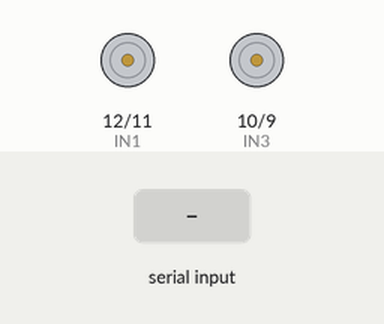
Bench run of a sketch on a simulated Arduino Uno, built with avr-gcc and run on an emulated ATmega328P. On the bench: motor-driver pin pairs drawn as motors (green arrow = first pin HIGH = forward, orange = second pin HIGH = backward, longer = more drive, scaled by the enable pin). The test bench sets the inputs (shaded band).

Above: at 1.2 s.
1.3 s: "F" received over Serial
At 2.0 s:
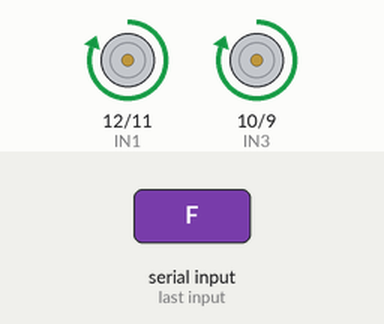
2.8 s: "B" received over Serial
At 3.1 s:
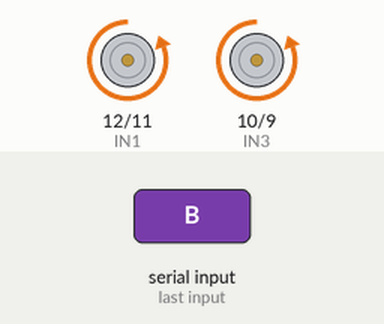
4.3 s: "L" received over Serial
At 5.5 s:
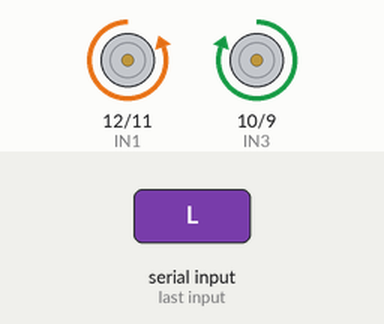
5.8 s: "R" received over Serial
At 6.6 s:
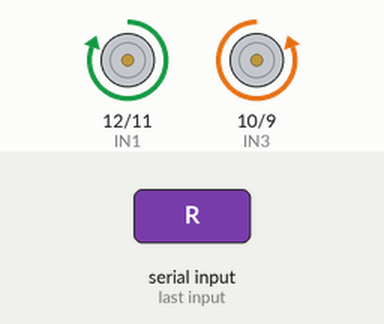
7.3 s: "S" received over Serial
At 7.8 s:
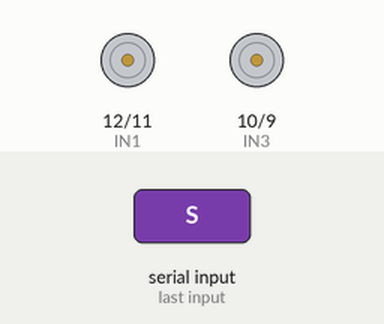
Timing chart, 0 to 9.8 s (numbered marks = the images above; inputs shaded):
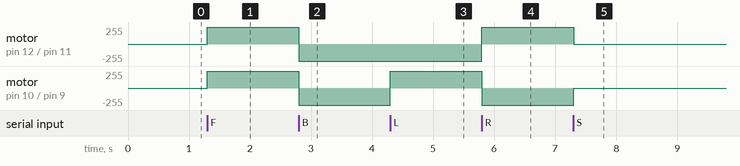

The sketch:

RC_Bluetooth_Car_Code.ino
```cpp
// Motor control pins
#define IN1 12
#define IN2 11
#define IN3 10
#define IN4 9

// ENA and ENB (connect to PWM pins if needed)
#define ENA 6
#define ENB 5

char command;

void setup() {
  // Set all pins as output
  pinMode(IN1, OUTPUT);
  pinMode(IN2, OUTPUT);
  pinMode(IN3, OUTPUT);
  pinMode(IN4, OUTPUT);
  pinMode(ENA, OUTPUT);
  pinMode(ENB, OUTPUT);

  // Set initial motor state to off
  stopMotors();

  // Start serial communication with HC-05
  Serial.begin(9600);
}

void loop() {
  if (Serial.available()) {
    command = Serial.read();

    switch (command) {
      case 'F':
        forward();
        break;
      case 'B':
        backward();
        break;
      case 'L':
        left();
        break;
      case 'R':
        right();
        break;
      case 'S':
        stopMotors();
        break;
    }
  }
}

// Motor control functions
void forward() {
  digitalWrite(IN1, HIGH);
  digitalWrite(IN2, LOW);
  digitalWrite(IN3, HIGH);
  digitalWrite(IN4, LOW);
  analogWrite(ENA, 255);
  analogWrite(ENB, 255);
}

void backward() {
  digitalWrite(IN1, LOW);
  digitalWrite(IN2, HIGH);
  digitalWrite(IN3, LOW);
  digitalWrite(IN4, HIGH);
  analogWrite(ENA, 255);
  analogWrite(ENB, 255);
}

void left() {
  digitalWrite(IN1, LOW);
  digitalWrite(IN2, HIGH);
  digitalWrite(IN3, HIGH);
  digitalWrite(IN4, LOW);
  analogWrite(ENA, 255);
  analogWrite(ENB, 255);
}

void right() {
  digitalWrite(IN1, HIGH);
  digitalWrite(IN2, LOW);
  digitalWrite(IN3, LOW);
  digitalWrite(IN4, HIGH);
  analogWrite(ENA, 255);
  analogWrite(ENB, 255);
}

void stopMotors() {
  digitalWrite(IN1, LOW);
  digitalWrite(IN2, LOW);
  digitalWrite(IN3, LOW);
  digitalWrite(IN4, LOW);
  analogWrite(ENA, 0);
  analogWrite(ENB, 0);
}
```

Measured:
- after the input at 1.3 s, motor on pin 12 (IN1) / pin 11 (IN2), motor on pin 10 (IN3) / pin 9 (IN4): stopped → forward 255/255 at once
- after the input at 2.8 s, motor on pin 12 (IN1) / pin 11 (IN2), motor on pin 10 (IN3) / pin 9 (IN4): forward 255/255 → backward 255/255 at once
- after the input at 4.3 s, motor on pin 10 (IN3) / pin 9 (IN4): backward 255/255 → forward 255/255 at once
- after the input at 5.8 s, motor on pin 12 (IN1) / pin 11 (IN2): backward 255/255 → forward 255/255 at once; motor on pin 10 (IN3) / pin 9 (IN4): forward 255/255 → backward 255/255 at once
- after the input at 7.3 s, motor on pin 12 (IN1) / pin 11 (IN2): forward 255/255 → stopped at once; motor on pin 10 (IN3) / pin 9 (IN4): backward 255/255 → stopped at once
